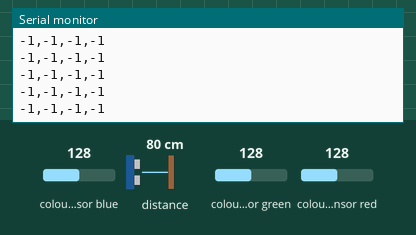
The sketch below on a simulated Arduino Uno, built with avr-gcc and run on an emulated ATmega328P. Shown: the last lines printed to the serial monitor. Inputs (shaded band) come from the test bench; at power-on: distance to the obstacle 80 cm, colour sensor blue 128, colour sensor green 128, colour sensor red 128.

Above: at 1.2 s.
1.3 s: distance to the obstacle set to 2 cm
At 1.53 s:
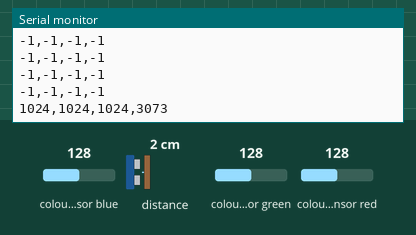
2.8 s: colour sensor blue set to 5
At 2.92 s:
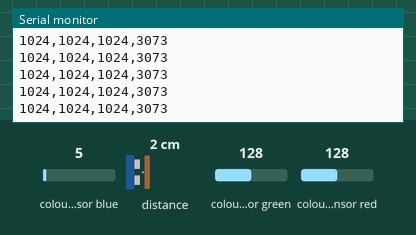
4.3 s: colour sensor green set to 5
At 4.31 s:
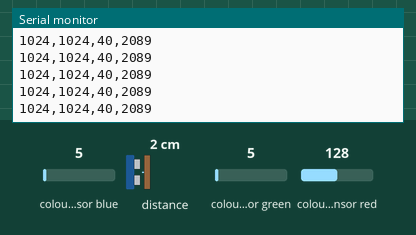
5.8 s: colour sensor red set to 5
At 5.86 s:
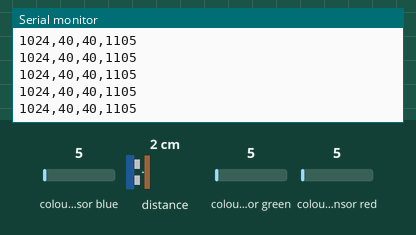
Timing chart, 0 to 8.3 s (numbered marks = the images above; inputs shaded):
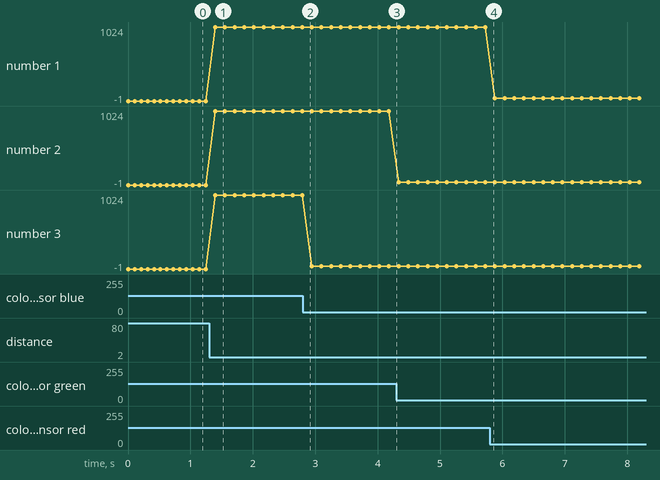

The sketch:

colorsensor.ino
```cpp
#include <Wire.h>
#include <Adafruit_APDS9960.h>

Adafruit_APDS9960 apds;

void setup() {
  Serial.begin(9600);
  while (!Serial); // Wait for serial monitor to open

  if (!apds.begin()) {
    //Serial.println("Failed to initialize APDS-9960 sensor!");
    while (1); // Stop execution if sensor initialization fails
  }
  //Serial.println("APDS-9960 sensor initialized.");

  apds.enableColor(true); // Enable color sensing
  apds.enableProximity(true); // Enable proximity sensor
}

void loop() {
  uint16_t r, g, b, c;

  //if close enough, then check color and send color!
  if (apds.readProximity() > 10) {

    if (apds.colorDataReady()) {
      apds.getColorData(&r, &g, &b, &c);

      int values[4] = {r,g,b,c};

      for (int i = 0; i < 4; i++) {
        Serial.print(values[i]);
        if (i < 3) Serial.print(',');  // Comma-separated
      }
      Serial.println();  // End of line to signal Unity it's one set

    }

  }
  //Otherwise say "none" and print -1 four times in a row...
  else {

      int values[4] = {-1,-1,-1,-1};

      for (int i = 0; i < 4; i++) {
        Serial.print(values[i]);
        if (i < 3) Serial.print(',');  // Comma-separated
      }
      Serial.println();  // End of line to signal Unity it's one set

  }


  delay(100); // Delay for half a second before reading again
}
```

Measured:
- after the input at 1.3 s, the serial monitor: prints a new line after 0.10 s (image 1)
- plotted number 1: -1 → 1024 after the input at 1.3 s
- plotted number 2: -1 → 1024 after the input at 1.3 s
- plotted number 3: -1 → 1024 after the input at 1.3 s, 1024 → 40 after the input at 2.8 s
